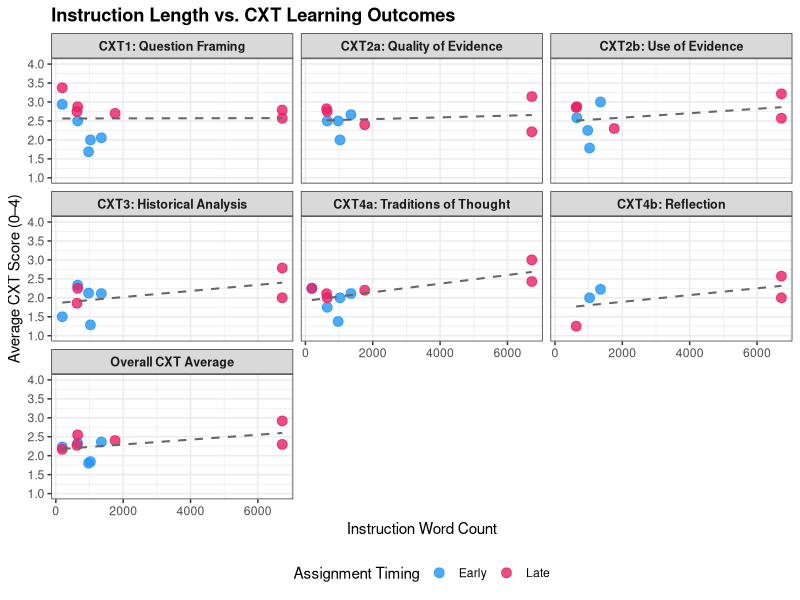
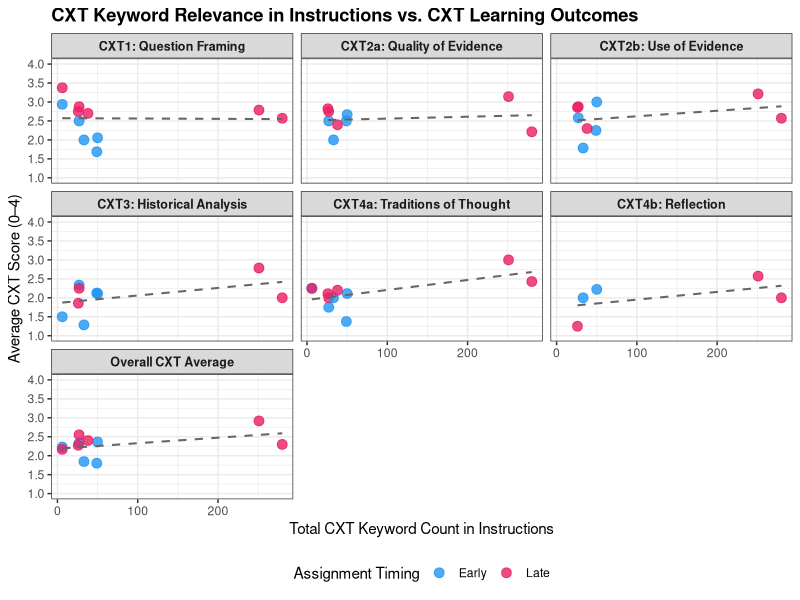
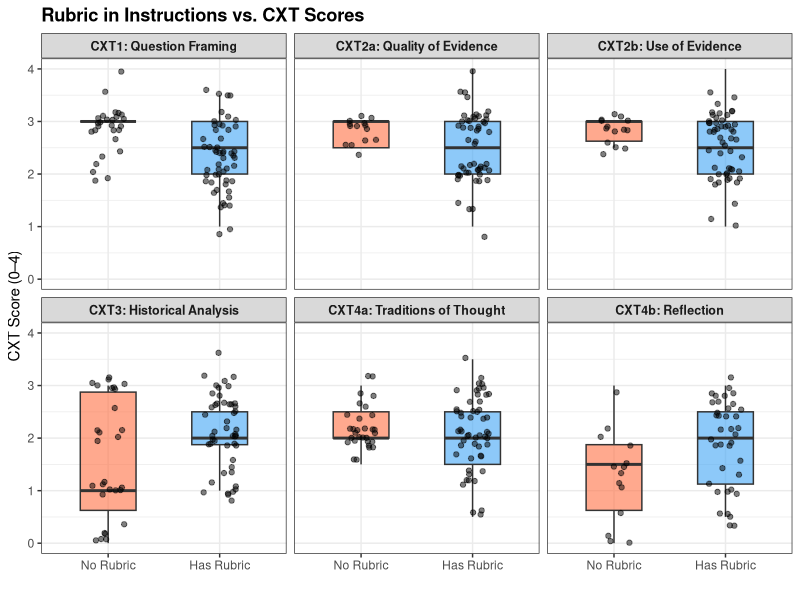
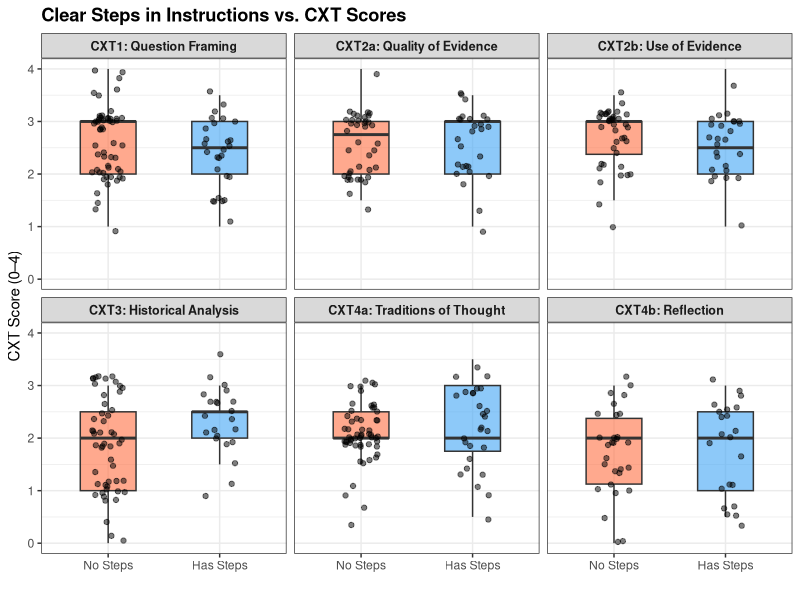
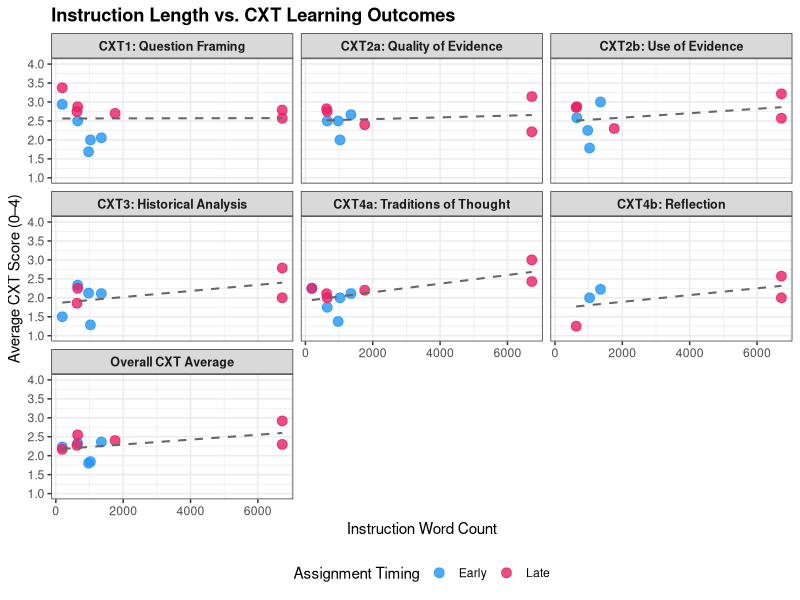
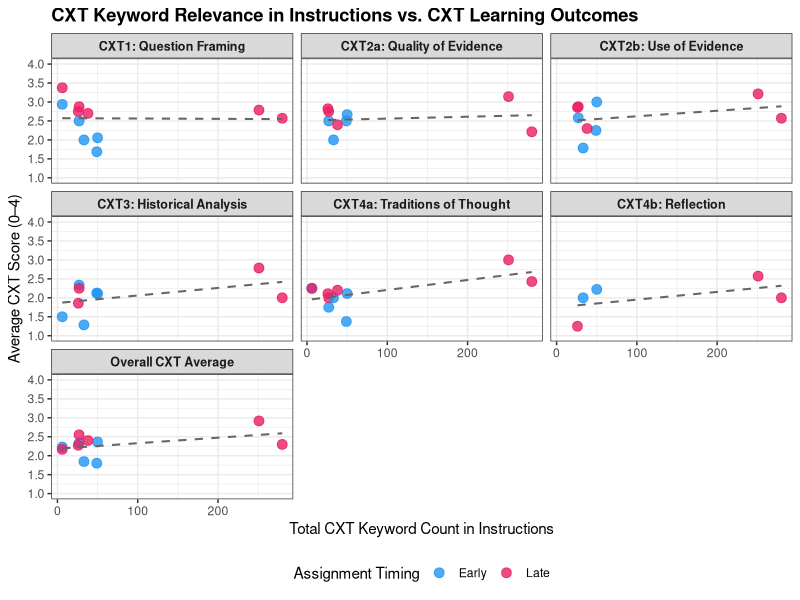
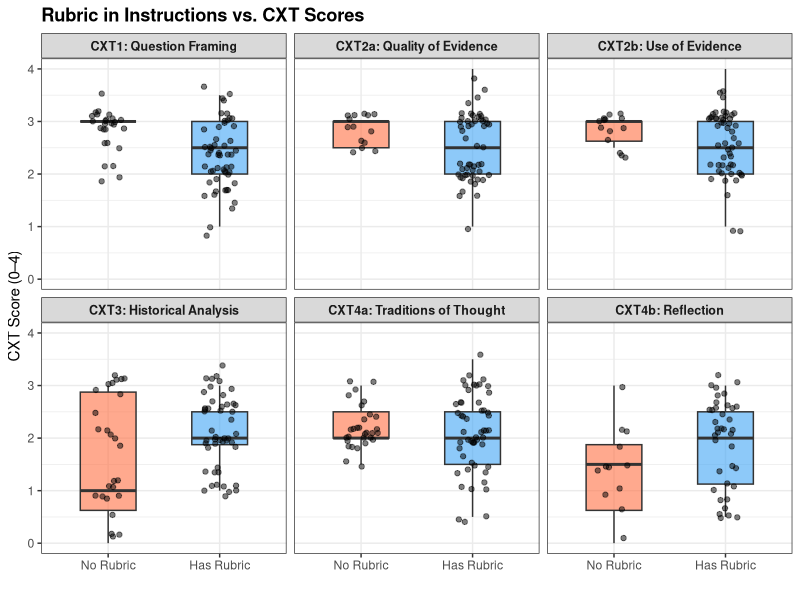
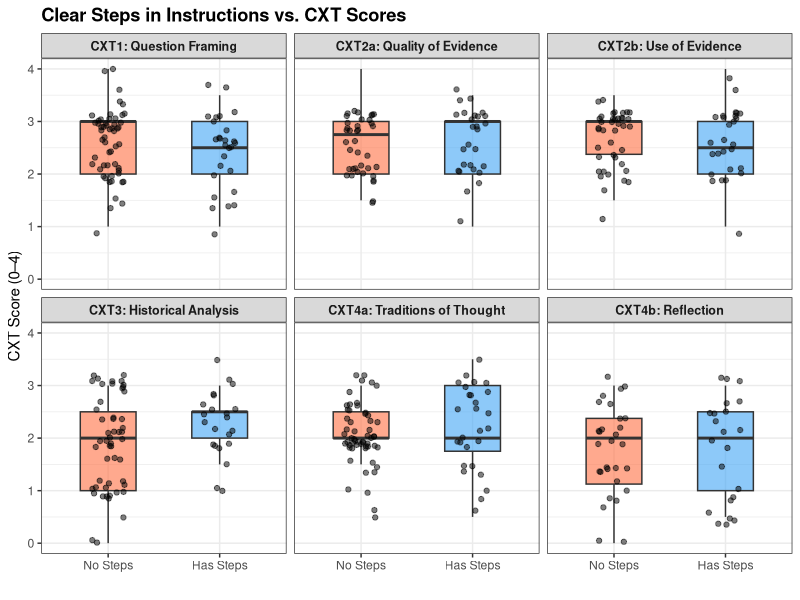

Here is the R script that generated these plots, in order:
## ---- chunk 1
library(tidyverse)
library(readxl)
library(tidytext)
## ---- chunk 2
scores_raw <- read_excel("CXT SURA Data Entry (Responses) (1).xlsx") %>%
  rename(
    course   = `Course Number`,
    semester = Semester,
    dcid     = `DCID (EX: DC1233 or DCF2456)`,
    timing   = `Assignment (Early or Late)`,
    type     = `Assignment Type\n(This is labeled in the data assignment spreadsheet).`,
    coder    = Coder,
    CXT4b    = CXT4b
  ) %>%
  mutate(across(CXT1:CXT4b, ~ suppressWarnings(as.numeric(.))))
## ---- chunk 3
reconciled_flag <- scores_raw %>%
  group_by(dcid, timing) %>%
  summarise(has_reconciled = any(coder == "Reconciled Code"), .groups = "drop")

scores_raw <- left_join(scores_raw, reconciled_flag, by = c("dcid", "timing"))

scores_filtered <- scores_raw %>%
  filter(
    (has_reconciled == TRUE  & coder == "Reconciled Code") |
    (has_reconciled == FALSE & coder != "Reconciled Code")
  )

scores_clean <- scores_filtered %>%
  group_by(course, semester, dcid, timing, type) %>%
  summarise(across(CXT1:CXT4b, ~ mean(.x, na.rm = TRUE)), .groups = "drop") %>%
  mutate(CXT_avg = rowMeans(pick(CXT1, CXT2a, CXT2b, CXT3, CXT4a, CXT4b), na.rm = TRUE))

cat("Artifacts after cleaning:", nrow(scores_clean), "\n")
## ---- chunk 4
scores_by_course <- scores_clean %>%
  group_by(course, semester, timing) %>%
  summarise(across(CXT1:CXT_avg, ~ mean(.x, na.rm = TRUE)),
            n_artifacts = n(), .groups = "drop")
## ---- chunk 5
instructions <- tribble(
  ~course, ~semester, ~timing,  ~word_count, ~kw_total,
  85221,   "F21",     "Late",   1761,        38,
  82273,   "S22",     "Early",  1028,        33,
  82273,   "S22",     "Late",   6724,        251,
  82273,   "F24",     "Early",  1352,        50,
  82273,   "F24",     "Late",   6724,        280,
  84389,   "S25",     "Late",    629,        26,
  84389,   "S26",     "Early",   191,         6,
  84389,   "S26",     "Late",    191,         6,
  82270,   "F24",     "Early",   973,        49,
  82270,   "F24",     "Late",   2117,        83,
  79211,   "F25",     "Early",   648,        27,
  79211,   "F25",     "Late",    648,        27
)
## ---- chunk 6
combined <- scores_by_course %>%
  left_join(instructions, by = c("course", "semester", "timing")) %>%
  filter(!is.na(word_count))
## ---- chunk 7
scores_long <- combined %>%
  pivot_longer(cols = c(CXT1, CXT2a, CXT2b, CXT3, CXT4a, CXT4b, CXT_avg),
               names_to = "dimension", values_to = "avg_score") %>%
  filter(!is.na(avg_score)) %>%
  mutate(dimension = recode(dimension,
    "CXT1"    = "CXT1: Question Framing",
    "CXT2a"   = "CXT2a: Quality of Evidence",
    "CXT2b"   = "CXT2b: Use of Evidence",
    "CXT3"    = "CXT3: Historical Analysis",
    "CXT4a"   = "CXT4a: Traditions of Thought",
    "CXT4b"   = "CXT4b: Reflection",
    "CXT_avg" = "Overall CXT Average"
  ))
## ---- chunk 8
p1 <- ggplot(scores_long, aes(x = word_count, y = avg_score, color = timing)) +
  geom_point(size = 3, alpha = 0.8) +
  geom_smooth(method = "lm", se = FALSE, aes(group = 1),
              color = "gray40", linetype = "dashed", linewidth = 0.7) +
  facet_wrap(~ dimension, ncol = 3) +
  scale_y_continuous(limits = c(1, 4), breaks = seq(1, 4, by = 0.5)) +
  scale_color_manual(values = c("Early" = "#2196F3", "Late" = "#E91E63"),
                     name = "Assignment Timing") +
  labs(title = "Instruction Length vs. CXT Learning Outcomes",
       x = "Instruction Word Count", y = "Average CXT Score (0–4)") +
  theme_bw(base_size = 11) +
  theme(strip.text = element_text(face = "bold", size = 9),
        legend.position = "bottom",
        plot.title = element_text(face = "bold"))

ggsave("plot1_wordcount_vs_CXT.png", p1, width = 12, height = 9, dpi = 150)
print(p1)
## ---- chunk 9
p2 <- ggplot(scores_long, aes(x = kw_total, y = avg_score, color = timing)) +
  geom_point(size = 3, alpha = 0.8) +
  geom_smooth(method = "lm", se = FALSE, aes(group = 1),
              color = "gray40", linetype = "dashed", linewidth = 0.7) +
  facet_wrap(~ dimension, ncol = 3) +
  scale_y_continuous(limits = c(1, 4), breaks = seq(1, 4, by = 0.5)) +
  scale_color_manual(values = c("Early" = "#2196F3", "Late" = "#E91E63"),
                     name = "Assignment Timing") +
  labs(title = "CXT Keyword Relevance in Instructions vs. CXT Learning Outcomes",
       x = "Total CXT Keyword Count in Instructions", y = "Average CXT Score (0–4)") +
  theme_bw(base_size = 11) +
  theme(strip.text = element_text(face = "bold", size = 9),
        legend.position = "bottom",
        plot.title = element_text(face = "bold"))

ggsave("plot2_keywords_vs_CXT.png", p2, width = 12, height = 9, dpi = 150)
print(p2)
## ---- chunk 10
overall_only <- scores_long %>% filter(dimension == "Overall CXT Average")

cor.test(overall_only$word_count, overall_only$avg_score, method = "pearson")
cor.test(overall_only$kw_total,   overall_only$avg_score, method = "pearson")
## ---- chunk 11
binary_data <- tribble(
  ~course, ~semester, ~timing,  ~has_rubric, ~has_steps,
  85221,   "F21",     "Late",   1,           1,
  82273,   "S22",     "Early",  1,           0,
  82273,   "S22",     "Late",   1,           1,
  82273,   "F24",     "Early",  1,           0,
  82273,   "F24",     "Late",   1,           1,
  84389,   "S25",     "Late",   0,           0,
  84389,   "S26",     "Early",  0,           0,
  84389,   "S26",     "Late",   0,           0,
  82270,   "F24",     "Early",  1,           1,
  82270,   "F24",     "Late",   1,           1,
  79211,   "F25",     "Early",  1,           0,
  79211,   "F25",     "Late",   1,           0
)
## ---- chunk 12
scores_binary_long <- scores_clean %>%
  left_join(binary_data, by = c("course", "semester", "timing")) %>%
  filter(!is.na(has_rubric)) %>%
  mutate(
    has_rubric = factor(has_rubric, levels = c(0,1), labels = c("No Rubric", "Has Rubric")),
    has_steps  = factor(has_steps,  levels = c(0,1), labels = c("No Steps",  "Has Steps"))
  ) %>%
  pivot_longer(cols = c(CXT1, CXT2a, CXT2b, CXT3, CXT4a, CXT4b),   # all 6 dimensions
               names_to = "dimension", values_to = "score") %>%
  filter(!is.na(score)) %>%
  mutate(dimension = recode(dimension,
    "CXT1"  = "CXT1: Question Framing",
    "CXT2a" = "CXT2a: Quality of Evidence",
    "CXT2b" = "CXT2b: Use of Evidence",
    "CXT3"  = "CXT3: Historical Analysis",
    "CXT4a" = "CXT4a: Traditions of Thought",
    "CXT4b" = "CXT4b: Reflection"
  ))
## ---- chunk 13
p3 <- ggplot(scores_binary_long, aes(x = has_rubric, y = score, fill = has_rubric)) +
  geom_boxplot(alpha = 0.6, width = 0.5, outlier.shape = NA) +
  geom_jitter(width = 0.15, size = 1.5, alpha = 0.5) +
  facet_wrap(~ dimension, ncol = 3) +
  scale_fill_manual(values = c("No Rubric" = "#FF7043", "Has Rubric" = "#42A5F5")) +
  scale_y_continuous(limits = c(0, 4), breaks = seq(0, 4, by = 1)) +
  labs(title = "Rubric in Instructions vs. CXT Scores",
       x = "", y = "CXT Score (0–4)") +
  theme_bw(base_size = 11) +
  theme(legend.position = "none",
        strip.text = element_text(face = "bold", size = 9),
        plot.title = element_text(face = "bold"))

ggsave("plot3_rubric_vs_CXT.png", p3, width = 10, height = 7, dpi = 150)
print(p3)
## ---- chunk 14
p4 <- ggplot(scores_binary_long, aes(x = has_steps, y = score, fill = has_steps)) +
  geom_boxplot(alpha = 0.6, width = 0.5, outlier.shape = NA) +
  geom_jitter(width = 0.15, size = 1.5, alpha = 0.5) +
  facet_wrap(~ dimension, ncol = 3) +
  scale_fill_manual(values = c("No Steps" = "#FF7043", "Has Steps" = "#42A5F5")) +
  scale_y_continuous(limits = c(0, 4), breaks = seq(0, 4, by = 1)) +
  labs(title = "Clear Steps in Instructions vs. CXT Scores",
       x = "", y = "CXT Score (0–4)") +
  theme_bw(base_size = 11) +
  theme(legend.position = "none",
        strip.text = element_text(face = "bold", size = 9),
        plot.title = element_text(face = "bold"))

ggsave("plot4_steps_vs_CXT.png", p4, width = 10, height = 7, dpi = 150)
print(p4)
